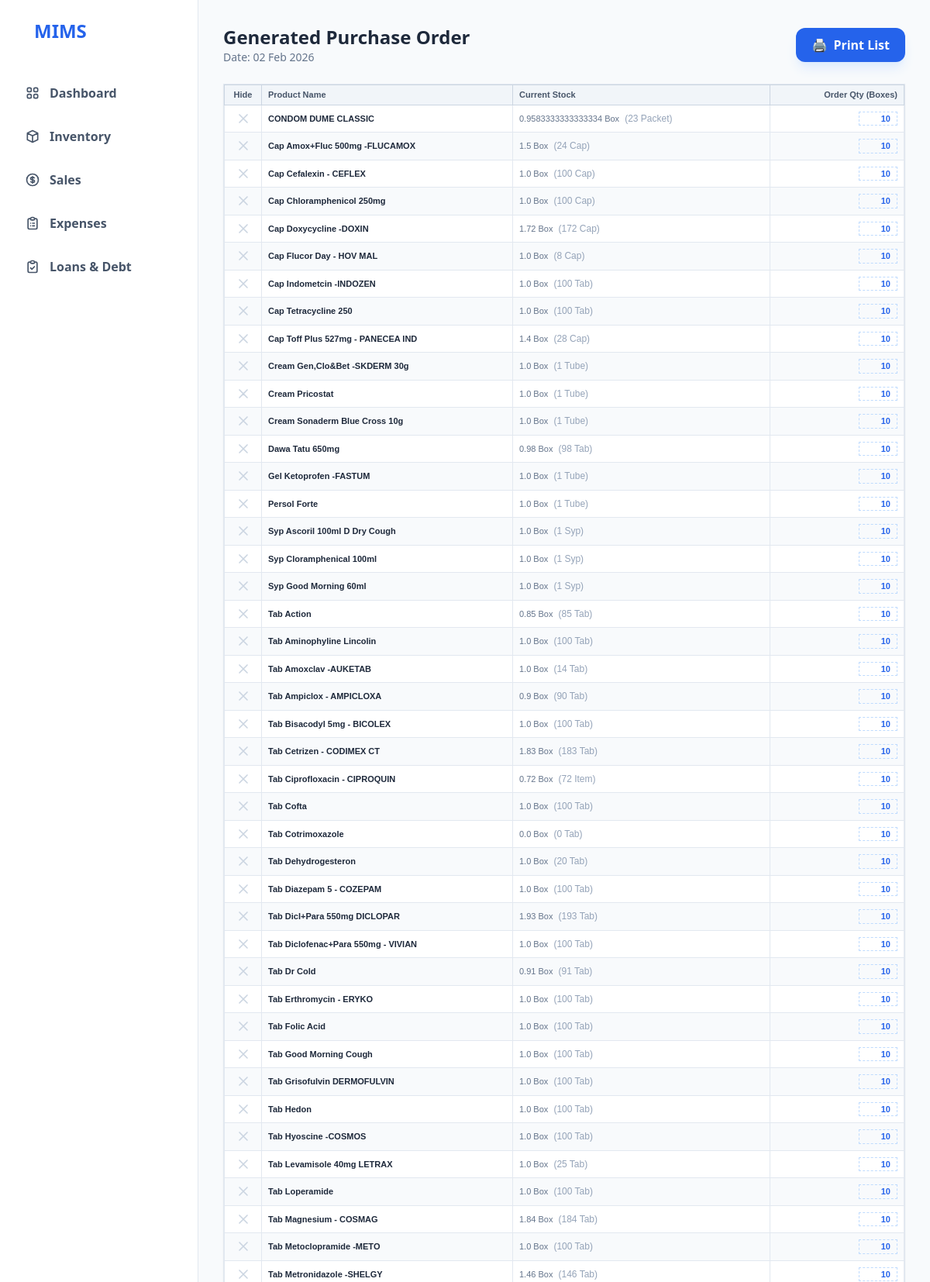
The app's page /notifications/ (signed in, upper part) with its own data.
### mims/models.py (models this page shows, shortened)
class Product(models.Model):
    name = models.CharField(max_length=200, db_index=True)
    category = models.ForeignKey(Category, on_delete=models.CASCADE)
    bulk_unit = models.CharField(max_length=50, help_text="e.g., Box")
    base_unit = models.CharField(max_length=50, help_text="e.g., Piece")
    conversion_factor = models.PositiveIntegerField(help_text="Sellable Items per Box")
    expiry_date = models.DateField(null=True, blank=True, help_text="Date when product expires")
    barcode = models.CharField(max_length=50, blank=True, null=True, unique=True)
    buy_price_per_bulk = models.DecimalField(max_digits=10, decimal_places=2, help_text="Buy Price per Smallest Unit")
    sell_price_per_base = models.DecimalField(max_digits=10, decimal_places=2, help_text="Retail Price per Smallest Unit")
    stock_qty = models.FloatField(default=0, help_text="Current Stock in Boxes")

### mims/views.py (the view)
# urls.py: path('notifications/', views.notifications_view, name='notifications'),
@login_required
def notifications_view(request):
    today = timezone.now().date()
    six_months = today + timedelta(days=180)
    alert_type = request.GET.get('type')
    if alert_type == 'expired':
        alert_items = Product.objects.filter(expiry_date__lt=today).order_by('expiry_date')
    else:
        from django.db.models import Q
        alert_items = Product.objects.filter(
            Q(stock_qty__lt=2) | Q(expiry_date__lte=six_months)
        ).distinct().order_by('name')
    context = {
        'alert_items': alert_items,
        'today': today,
    }
    return render(request, 'mims/purchase_order.html', context)

### mims/context_processors.py (called while the page is built)
def notifications(request):
    today = timezone.now().date()
    six_months_from_now = today + timedelta(days=180)
    low_stock = Product.objects.filter(stock_qty__lt=2)
    expiring_soon = Product.objects.filter(expiry_date__lte=six_months_from_now)
    total_ids = set(low_stock.values_list('id', flat=True)) | set(expiring_soon.values_list('id', flat=True))
    count = len(total_ids)
    return {
        'notification_count': count,
        'has_notifications': count > 0
    }

### mims/templates/mims/purchase_order.html (shortened to what this page needs)
{% extends 'mims/dashboard.html' %}
{% load static %}
{% block content %}
<div class="p-8">
    <div class="flex justify-between items-center mb-6 no-print">
        <div>
            <h2 class="text-2xl font-bold text-slate-800">
                {% if request.GET.type == 'expired' %}Expired Products Disposal List{% else %}Generated Purchase Order{% endif %}
            </h2>
            <p class="text-sm text-slate-500">Date: {{ today|date:"d M Y" }}</p>
        </div>
        <div class="flex gap-3">
            <button onclick="window.print()" class="bg-blue-600 text-white px-5 py-2.5 rounded-xl font-bold flex items-center gap-2 shadow-lg shadow-blue-100 transition hover:bg-blue-700">
                <span>🖨️</span> Print List
            </button>
        </div>
    </div>
    <div class="bg-white shadow-sm border border-slate-200 overflow-hidden">
        <table class="excel-tight">
            <thead>
                <tr>
                    <th class="text-center w-12 no-print">
                        {% if request.GET.type == 'expired' %}Delete{% else %}Hide{% endif %}
                    </th>
                    <th class="text-left">Product Name</th>
                    {% if request.GET.type == 'expired' %}
                        <th class="text-left">Expiry Date</th>
                    {% else %}
                        <th class="text-left no-print-col">Current Stock</th>
                        <th class="text-right">Order Qty (Boxes)</th>
                    {% endif %}
                </tr>
            </thead>
            <tbody class="divide-y divide-slate-100">
                {% for p in alert_items %}
                <tr>
                    <td class="text-center no-print">
                        {% if request.GET.type == 'expired' %}
                            <form action="/admin/mims/product/{{ p.id }}/delete/" method="POST" onsubmit="return confirm('PERMANENTLY DELETE {{ p.name }} from database?');" style="display:inline;">
                                {% csrf_token %}
                                <button type="submit" class="text-slate-400 hover:text-red-600 transition p-1" title="Delete from Database">
                                    <svg xmlns="http://www.w3.org/2000/svg" class="h-4 w-4" fill="none" viewBox="0 0 24 24" stroke="currentColor">
                                        <path stroke-linecap="round" stroke-linejoin="round" stroke-width="2" d="M19 7l-.867 12.142A2 2 0 0116.138 21H7.862a2 2 0 01-1.995-1.858L5 7m5 4v6m4-6v6m1-10V4a1 1 0 00-1-1h-4a1 1 0 00-1 1v3M4 7h16" />
                                    </svg>
                                </button>
                            </form>
                        {% else %}
                            <button onclick="this.closest('tr').remove()" class="text-slate-300 hover:text-orange-500 transition p-1" title="Hide from print">
                                <svg xmlns="http://www.w3.org/2000/svg" class="h-5 w-5" fill="none" viewBox="0 0 24 24" stroke="currentColor">
                                    <path stroke-linecap="round" stroke-linejoin="round" stroke-width="2" d="M6 18L18 6M6 6l12 12" />
                                </svg>
                            </button>
                        {% endif %}
                    </td>
                    <td class="font-bold text-slate-800">{{ p.name }}</td>
                    {% if request.GET.type == 'expired' %}
                        <td class="text-red-600 font-mono">{{ p.expiry_date|date:"d M Y" }}</td>
                    {% else %}
                        <td class="text-slate-500 no-print-col">
                            {{ p.stock_qty }} {{ p.bulk_unit|default:"Boxes" }}
                            <span class="text-slate-400 text-xs font-normal ml-1">
                                ({% widthratio p.stock_qty 1 p.conversion_factor %} {{ p.base_unit|default:"tabs" }})
                            </span>
                        </td>
                        <td class="text-right">
                            <span contenteditable="true" class="buy-field inline-block min-w-[50px] px-2 border border-dashed border-blue-200 rounded-none text-blue-600 font-bold outline-none focus:bg-blue-50">10</span>
                        </td>
                    {% endif %}
                </tr>
                {% empty %}
                <tr>
                    <td colspan="4" class="px-6 py-10 text-center text-slate-400 italic">No alerts found in this category.</td>
                </tr>
                {% endfor %}
            </tbody>
        </table>
    </div>
</div>
{% endblock %}

### mims/templates/mims/dashboard.html (style rules this page uses)
body { font-family: ui-sans-serif, system-ui, -apple-system, BlinkMacSystemFont, "Segoe UI", Roboto, "Helvetica Neue", Arial, sans-serif; }

### mims/templates/mims/purchase_order.html (style rules this page uses)
.excel-tight { width: 100%; border-collapse: collapse; font-family: Arial, sans-serif; }
.excel-tight th { background-color: #f1f5f9; border: 1px solid #cbd5e1; padding: 4px 8px; font-size: 11px; color: #475569; }
.excel-tight td { border: 1px solid #e2e8f0; padding: 3px 8px; font-size: 11px; vertical-align: middle; }
.excel-tight tr:nth-child(even) { background-color: #f8fafc; }

### records on screen
Product: name "CONDOM DUME CLASSIC", stock_qty "0.9583333333333334", bulk_unit "Box", stock_qty+conversion_factor "23", base_unit "Packet"
Product: name "Cap Amox+Fluc 500mg -FLUCAMOX", stock_qty "1.5", bulk_unit "Box", stock_qty+conversion_factor "24", base_unit "Cap"
Product: name "Cap Cefalexin - CEFLEX", stock_qty "1.0", bulk_unit "Box", stock_qty+conversion_factor "100", base_unit "Cap"
Product: name "Cap Chloramphenicol 250mg", stock_qty "1.0", bulk_unit "Box", stock_qty+conversion_factor "100", base_unit "Cap"
Product: name "Cap Doxycycline -DOXIN", stock_qty "1.72", bulk_unit "Box", stock_qty+conversion_factor "172", base_unit "Cap"
Product: name "Cap Flucor Day - HOV MAL", stock_qty "1.0", bulk_unit "Box", stock_qty+conversion_factor "8", base_unit "Cap"
Product: name "Cap Indometcin -INDOZEN", stock_qty "1.0", bulk_unit "Box", stock_qty+conversion_factor "100", base_unit "Tab"
Product: name "Cap Tetracycline 250", stock_qty "1.0", bulk_unit "Box", stock_qty+conversion_factor "100", base_unit "Tab"
Product: name "Cap Toff Plus 527mg - PANECEA IND", stock_qty "1.4", bulk_unit "Box", stock_qty+conversion_factor "28", base_unit "Cap"
Product: name "Cream Gen,Clo&Bet -SKDERM 30g", stock_qty "1.0", bulk_unit "Box", stock_qty+conversion_factor "1", base_unit "Tube"
Product: name "Cream Pricostat", stock_qty "1.0", bulk_unit "Box", stock_qty+conversion_factor "1", base_unit "Tube"
Product: name "Cream Sonaderm Blue Cross 10g", stock_qty "1.0", bulk_unit "Box", stock_qty+conversion_factor "1", base_unit "Tube"
Product: name "Dawa Tatu 650mg", stock_qty "0.98", bulk_unit "Box", stock_qty+conversion_factor "98", base_unit "Tab"
Product: name "Gel Ketoprofen -FASTUM", stock_qty "1.0", bulk_unit "Box", stock_qty+conversion_factor "1", base_unit "Tube"
Product: name "Persol Forte", stock_qty "1.0", bulk_unit "Box", stock_qty+conversion_factor "1", base_unit "Tube"
Product: name "Syp Ascoril 100ml D Dry Cough", stock_qty "1.0", bulk_unit "Box", stock_qty+conversion_factor "1", base_unit "Syp"
Product: name "Syp Cloramphenical 100ml", stock_qty "1.0", bulk_unit "Box", stock_qty+conversion_factor "1", base_unit "Syp"
Product: name "Syp Good Morning 60ml", stock_qty "1.0", bulk_unit "Box", stock_qty+conversion_factor "1", base_unit "Syp"
Product: name "Tab Action", stock_qty "0.85", bulk_unit "Box", stock_qty+conversion_factor "85", base_unit "Tab"
Product: name "Tab Aminophyline Lincolin", stock_qty "1.0", bulk_unit "Box", stock_qty+conversion_factor "100", base_unit "Tab"
Product: name "Tab Amoxclav -AUKETAB", stock_qty "1.0", bulk_unit "Box", stock_qty+conversion_factor "14", base_unit "Tab"
Product: name "Tab Ampiclox - AMPICLOXA", stock_qty "0.9", bulk_unit "Box", stock_qty+conversion_factor "90", base_unit "Tab"
Product: name "Tab Bisacodyl 5mg - BICOLEX", stock_qty "1.0", bulk_unit "Box", stock_qty+conversion_factor "100", base_unit "Tab"
Product: name "Tab Cetrizen - CODIMEX CT", stock_qty "1.83", bulk_unit "Box", stock_qty+conversion_factor "183", base_unit "Tab"
Product: name "Tab Ciprofloxacin - CIPROQUIN", stock_qty "0.72", bulk_unit "Box", stock_qty+conversion_factor "72", base_unit "Item"
Product: name "Tab Cofta", stock_qty "1.0", bulk_unit "Box", stock_qty+conversion_factor "100", base_unit "Tab"
Product: name "Tab Cotrimoxazole", stock_qty "0.0", bulk_unit "Box", stock_qty+conversion_factor "0", base_unit "Tab"
Product: name "Tab Dehydrogesteron", stock_qty "1.0", bulk_unit "Box", stock_qty+conversion_factor "20", base_unit "Tab"
Product: name "Tab Diazepam 5 - COZEPAM", stock_qty "1.0", bulk_unit "Box", stock_qty+conversion_factor "100", base_unit "Tab"
Product: name "Tab Dicl+Para 550mg DICLOPAR", stock_qty "1.93", bulk_unit "Box", stock_qty+conversion_factor "193", base_unit "Tab"
Product: name "Tab Diclofenac+Para 550mg - VIVIAN", stock_qty "1.0", bulk_unit "Box", stock_qty+conversion_factor "100", base_unit "Tab"
Product: name "Tab Dr Cold", stock_qty "0.91", bulk_unit "Box", stock_qty+conversion_factor "91", base_unit "Tab"
Product: name "Tab Erthromycin - ERYKO", stock_qty "1.0", bulk_unit "Box", stock_qty+conversion_factor "100", base_unit "Tab"
Product: name "Tab Folic Acid", stock_qty "1.0", bulk_unit "Box", stock_qty+conversion_factor "100", base_unit "Tab"
Product: name "Tab Good Morning Cough", stock_qty "1.0", bulk_unit "Box", stock_qty+conversion_factor "100", base_unit "Tab"
Product: name "Tab Grisofulvin DERMOFULVIN", stock_qty "1.0", bulk_unit "Box", stock_qty+conversion_factor "100", base_unit "Tab"
Product: name "Tab Hedon", stock_qty "1.0", bulk_unit "Box", stock_qty+conversion_factor "100", base_unit "Tab"
Product: name "Tab Hyoscine -COSMOS", stock_qty "1.0", bulk_unit "Box", stock_qty+conversion_factor "100", base_unit "Tab"
Product: name "Tab Levamisole 40mg LETRAX", stock_qty "1.0", bulk_unit "Box", stock_qty+conversion_factor "25", base_unit "Tab"
Product: name "Tab Loperamide", stock_qty "1.0", bulk_unit "Box", stock_qty+conversion_factor "100", base_unit "Tab"
Product: name "Tab Magnesium - COSMAG", stock_qty "1.84", bulk_unit "Box", stock_qty+conversion_factor "184", base_unit "Tab"
Product: name "Tab Metoclopramide -METO", stock_qty "1.0", bulk_unit "Box", stock_qty+conversion_factor "100", base_unit "Tab"
Product: name "Tab Metronidazole -SHELGY", stock_qty "1.46", bulk_unit "Box", stock_qty+conversion_factor "146", base_unit "Tab"

### other values on screen
{{ today|date:"d M Y" }} "02 Feb 2026"
